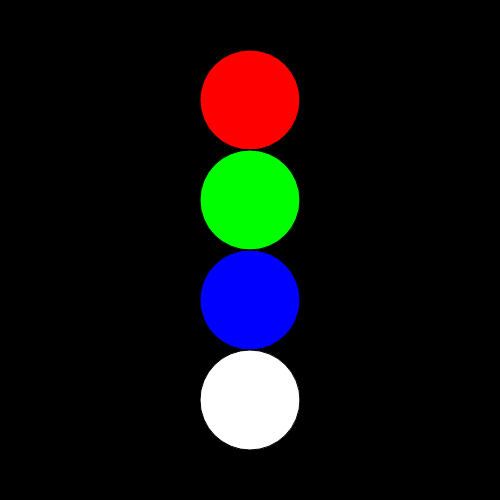
Frame 1 (no input)
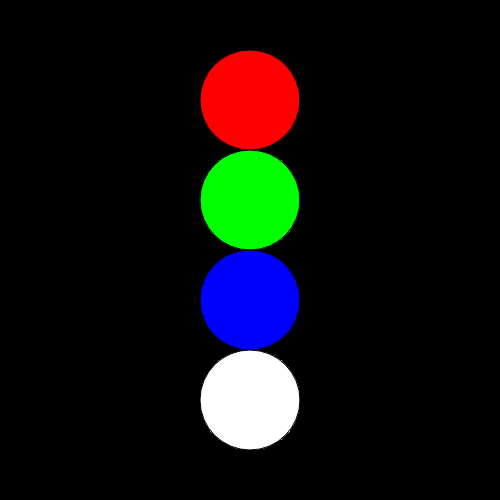
Frame 60 (no input)
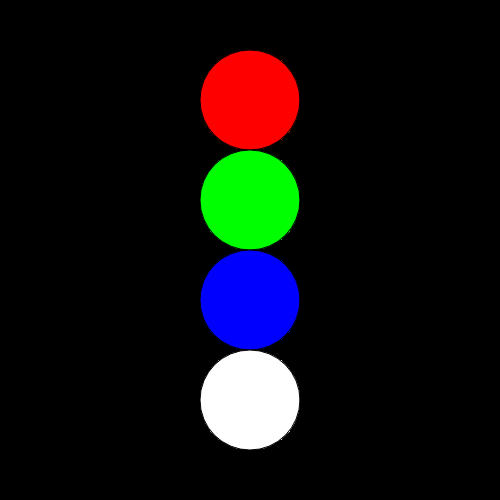
Frame 120 (the mouse pressed at the canvas centre since frame 60)

The p5.js sketch that drew these frames (run headless with seeded random() and noise() and a simulated clock; from frame 60 on, the mouse is pressed at the canvas centre):

// p5.js sketch
// ── sketch.js
let ballArray = [];
 
function setup() {
   createCanvas(500, 500);
   background(0);

   let ball1 = new Ball(250,100,255,0,0);
   let ball2 = new Ball(250,200,0,255,0);
   let ball3 = new Ball(250,300,0,0,255);
   let ball4 = new Ball(250,400,255,255,255);

   ballArray.push(ball1);
   ballArray.push(ball2);
   ballArray.push(ball3);
   ballArray.push(ball4);
}
 
function draw() {
   for(let i =0; i<ballArray.length; i++){
       fill(ballArray[i].r,ballArray[i].g,ballArray[i].b);
       ellipse(ballArray[i].x,ballArray[i].y,100,100);
   }
}
 
class Ball {
    constructor(x,y,r,g,b){
        this.x = x;
        this.y = y;
        this.r = r;
        this.g = g;
        this.b = b;
    }
 
}
